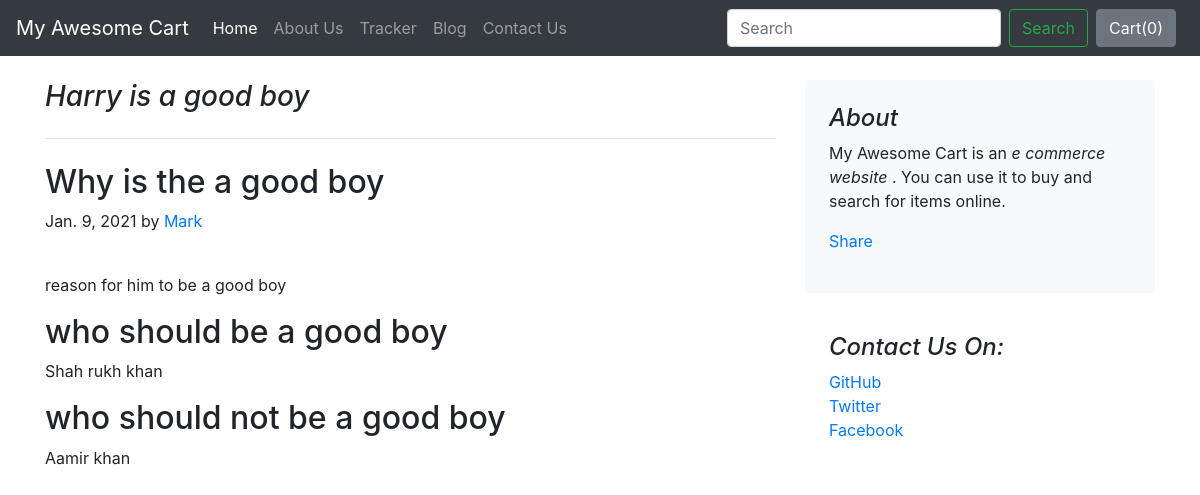
/blog/blogPost/1, run on the app's committed database.
### blog/models.py (models this page shows, shortened)
class Blogpost(models.Model):
    post_id = models.AutoField(primary_key=True)
    title = models.CharField(max_length=50)
    head0 = models.CharField(max_length=500, default="")
    chead0 = models.CharField(max_length=5000, default="")
    head1 = models.CharField(max_length=500, default="")
    chead1 = models.CharField(max_length=5000, default="")
    head2 = models.CharField(max_length=500, default="")
    chead2 = models.CharField(max_length=5000, default="")
    pub_date = models.DateField()
    thumbnail = models.ImageField(upload_to="blog/images", default="")

### blog/views.py (the view)
# urls.py: path("blogPost/<int:id>", views.blogpost, name="blogPost"),
def blogpost(request, id):
    post = Blogpost.objects.filter(post_id = id)[0]
    return render(request, 'blog/blogpost.html', {'post': post})

### blog/templates/blog/blogpost.html (shortened to what this page needs)
{% extends 'blog/basic.html' %}
{% block body %}
<div class="container ">
    <div class="row mt-4">
        <div class="col-md-8">
            <h3 class="pb-4 mb-4 font-italic border-bottom">
                {{post.title}}
            </h3>
            <article class="blog-post">
                <h2 class="blog-post-title">{{post.head0}}</h2>
                <p class="blog-post-meta">{{post.pub_date}} by <a href="#">Mark</a></p>
                <br><p>{{post.chead0}}</p>
                <h2>{{post.head1}}</h2>
                <p>{{post.chead1}}</p>
                <h2>{{post.head2}}</h2>
                <p>{{post.chead2}}</p>
            </article>
        </div>
        <div class="col-md-4">
            <div class="p-4 mb-3 bg-light rounded">
                <h4 class="font-italic">About</h4>
                <p class="mb-0">My Awesome Cart is an <em>e commerce website</em> . You can use it to buy and search for
                    items online.</p>
                <div class="my-3 fb-share-button" data-href="http://127.0.0.1:8000/blog/blogPost/{{post.post_id}}" data-layout="button" data-size="large"><a target="_blank" href="https://www.facebook.com/sharer/sharer.php?u=http%3A%2F%2F127.0.0.1%3A8000%2Fblog%2FblogPost%2F2&amp;src=sdkpreparse" class="fb-xfbml-parse-ignore">Share</a></div>
            </div>
            <div class="p-4">
                <h4 class="font-italic">Contact Us On: </h4>
                <ol class="list-unstyled">
                    <li><a href="#">GitHub</a></li>
                    <li><a href="#">Twitter</a></li>
                    <li><a href="#">Facebook</a></li>
                </ol>
            </div>
        </div>
    </div>
</div>
{% endblock %}

### data on the page
Blogpost: title "Harry is a good boy", head0 "Why is the a good boy", pub_date "Jan. 9, 2021", chead0 "reason for him to be a good boy", head1 "who should be a good boy", chead1 "Shah rukh khan", head2 "who should not be a good boy", chead2 "Aamir khan"
